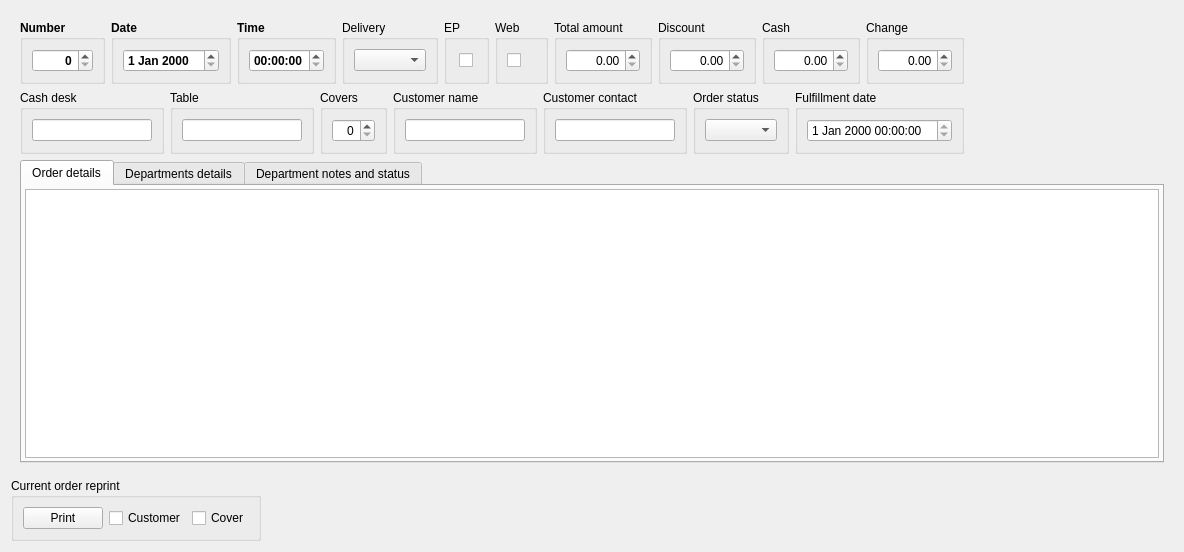
<?xml version="1.0" encoding="UTF-8"?>
<ui version="4.0">
 <class>OrderWidget</class>
 <widget class="QWidget" name="OrderWidget">
  <property name="geometry">
   <rect>
    <x>0</x>
    <y>0</y>
    <width>1184</width>
    <height>552</height>
   </rect>
  </property>
  <property name="windowTitle">
   <string>Order widget</string>
  </property>
  <layout class="QVBoxLayout" name="verticalLayout_19">
   <item>
    <widget class="QStackedWidget" name="stackedWidget">
     <property name="enabled">
      <bool>true</bool>
     </property>
     <property name="currentIndex">
      <number>0</number>
     </property>
     <widget class="QWidget" name="page1">
      <layout class="QVBoxLayout" name="verticalLayout_24">
       <item>
        <layout class="QHBoxLayout" name="horizontalLayout_5">
         <item>
          <layout class="QVBoxLayout" name="verticalLayout_17">
           <item>
            <layout class="QHBoxLayout" name="horizontalLayout">
             <item>
              <widget class="QGroupBox" name="groupBox">
               <property name="font">
                <font>
                 <bold>true</bold>
                </font>
               </property>
               <property name="title">
                <string>Number</string>
               </property>
               <layout class="QVBoxLayout" name="verticalLayout_5">
                <item>
                 <widget class="QSpinBox" name="spinBoxNumber">
                  <property name="alignment">
                   <set>Qt::AlignmentFlag::AlignRight|Qt::AlignmentFlag::AlignTrailing|Qt::AlignmentFlag::AlignVCenter</set>
                  </property>
                  <property name="minimum">
                   <number>0</number>
                  </property>
                  <property name="maximum">
                   <number>99999</number>
                  </property>
                  <property name="value">
                   <number>0</number>
                  </property>
                 </widget>
                </item>
               </layout>
              </widget>
             </item>
             <item>
              <widget class="QGroupBox" name="groupBox_2">
               <property name="font">
                <font>
                 <bold>true</bold>
                </font>
               </property>
               <property name="title">
                <string>Date</string>
               </property>
               <layout class="QVBoxLayout" name="verticalLayout_6">
                <item>
                 <widget class="QDateEdit" name="dateEditDate"/>
                </item>
               </layout>
              </widget>
             </item>
             <item>
              <widget class="QGroupBox" name="groupBox_3">
               <property name="font">
                <font>
                 <bold>true</bold>
                </font>
               </property>
               <property name="title">
                <string>Time</string>
               </property>
               <layout class="QVBoxLayout" name="verticalLayout_8">
                <item>
                 <widget class="QTimeEdit" name="timeEditTime"/>
                </item>
               </layout>
              </widget>
             </item>
             <item>
              <widget class="QGroupBox" name="groupBox_4">
               <property name="title">
                <string>Delivery</string>
               </property>
               <layout class="QVBoxLayout" name="verticalLayout_9">
                <item>
                 <widget class="RelationalComboBox" name="comboBoxDelivery"/>
                </item>
               </layout>
              </widget>
             </item>
             <item>
              <widget class="QGroupBox" name="groupBox_15">
               <property name="title">
                <string>EP</string>
               </property>
               <layout class="QVBoxLayout" name="verticalLayout_22">
                <item alignment="Qt::AlignmentFlag::AlignHCenter">
                 <widget class="QCheckBox" name="checkBoxElectronicPayment">
                  <property name="focusPolicy">
                   <enum>Qt::FocusPolicy::StrongFocus</enum>
                  </property>
                  <property name="text">
                   <string/>
                  </property>
                 </widget>
                </item>
               </layout>
              </widget>
             </item>
             <item>
              <widget class="QGroupBox" name="groupBox_16">
               <property name="title">
                <string>Web</string>
               </property>
               <layout class="QVBoxLayout" name="verticalLayout_23">
                <item>
                 <widget class="QCheckBox" name="checkBoxWebOrder">
                  <property name="focusPolicy">
                   <enum>Qt::FocusPolicy::StrongFocus</enum>
                  </property>
                  <property name="text">
                   <string/>
                  </property>
                 </widget>
                </item>
               </layout>
              </widget>
             </item>
             <item>
              <widget class="QGroupBox" name="groupBox_7">
               <property name="title">
                <string>Total amount</string>
               </property>
               <layout class="QVBoxLayout" name="verticalLayout_12">
                <item>
                 <widget class="SpinBoxDecimal" name="doubleSpinBoxTotalAmount">
                  <property name="alignment">
                   <set>Qt::AlignmentFlag::AlignRight|Qt::AlignmentFlag::AlignTrailing|Qt::AlignmentFlag::AlignVCenter</set>
                  </property>
                  <property name="showGroupSeparator" stdset="0">
                   <bool>true</bool>
                  </property>
                  <property name="maximum">
                   <double>9999.989999999999782</double>
                  </property>
                 </widget>
                </item>
               </layout>
              </widget>
             </item>
             <item>
              <widget class="QGroupBox" name="groupBox_8">
               <property name="title">
                <string>Discount</string>
               </property>
               <layout class="QVBoxLayout" name="verticalLayout_13">
                <item>
                 <widget class="SpinBoxDecimal" name="doubleSpinBoxDiscount">
                  <property name="alignment">
                   <set>Qt::AlignmentFlag::AlignRight|Qt::AlignmentFlag::AlignTrailing|Qt::AlignmentFlag::AlignVCenter</set>
                  </property>
                  <property name="showGroupSeparator" stdset="0">
                   <bool>true</bool>
                  </property>
                  <property name="maximum">
                   <double>9999.989999999999782</double>
                  </property>
                 </widget>
                </item>
               </layout>
              </widget>
             </item>
             <item>
              <widget class="QGroupBox" name="groupBox_9">
               <property name="title">
                <string>Cash</string>
               </property>
               <layout class="QVBoxLayout" name="verticalLayout_14">
                <item>
                 <widget class="SpinBoxDecimal" name="doubleSpinBoxCash">
                  <property name="alignment">
                   <set>Qt::AlignmentFlag::AlignRight|Qt::AlignmentFlag::AlignTrailing|Qt::AlignmentFlag::AlignVCenter</set>
                  </property>
                  <property name="showGroupSeparator" stdset="0">
                   <bool>true</bool>
                  </property>
                  <property name="maximum">
                   <double>9999.989999999999782</double>
                  </property>
                 </widget>
                </item>
               </layout>
              </widget>
             </item>
             <item>
              <widget class="QGroupBox" name="groupBox_10">
               <property name="title">
                <string>Change</string>
               </property>
               <layout class="QVBoxLayout" name="verticalLayout">
                <item>
                 <widget class="SpinBoxDecimal" name="doubleSpinBoxChange">
                  <property name="alignment">
                   <set>Qt::AlignmentFlag::AlignRight|Qt::AlignmentFlag::AlignTrailing|Qt::AlignmentFlag::AlignVCenter</set>
                  </property>
                  <property name="showGroupSeparator" stdset="0">
                   <bool>true</bool>
                  </property>
                  <property name="maximum">
                   <double>9999.989999999999782</double>
                  </property>
                 </widget>
                </item>
               </layout>
              </widget>
             </item>
            </layout>
           </item>
           <item>
            <layout class="QHBoxLayout" name="horizontalLayout_4">
             <item>
              <widget class="QGroupBox" name="groupBox_14">
               <property name="title">
                <string>Cash desk</string>
               </property>
               <layout class="QVBoxLayout" name="verticalLayout_15">
                <item>
                 <widget class="QLineEdit" name="lineEditCashDesk"/>
                </item>
               </layout>
              </widget>
             </item>
             <item>
              <widget class="QGroupBox" name="groupBox_5">
               <property name="title">
                <string>Table</string>
               </property>
               <layout class="QVBoxLayout" name="verticalLayout_10">
                <item>
                 <widget class="QLineEdit" name="lineEditTableNumber"/>
                </item>
               </layout>
              </widget>
             </item>
             <item>
              <widget class="QGroupBox" name="groupBox_6">
               <property name="title">
                <string>Covers</string>
               </property>
               <layout class="QVBoxLayout" name="verticalLayout_11">
                <item>
                 <widget class="QSpinBox" name="spinBoxCovers">
                  <property name="alignment">
                   <set>Qt::AlignmentFlag::AlignRight|Qt::AlignmentFlag::AlignTrailing|Qt::AlignmentFlag::AlignVCenter</set>
                  </property>
                 </widget>
                </item>
               </layout>
              </widget>
             </item>
             <item>
              <widget class="QGroupBox" name="groupBox_11">
               <property name="title">
                <string>Customer name</string>
               </property>
               <layout class="QVBoxLayout" name="verticalLayout_16">
                <item>
                 <widget class="QLineEdit" name="lineEditCustomerName"/>
                </item>
               </layout>
              </widget>
             </item>
             <item>
              <widget class="QGroupBox" name="groupBox_17">
               <property name="title">
                <string>Customer contact</string>
               </property>
               <layout class="QVBoxLayout" name="verticalLayout_21">
                <item>
                 <widget class="QLineEdit" name="lineEditCustomerContact"/>
                </item>
               </layout>
              </widget>
             </item>
             <item>
              <widget class="QGroupBox" name="groupBox_12">
               <property name="title">
                <string>Order status</string>
               </property>
               <layout class="QVBoxLayout" name="verticalLayout_18">
                <item>
                 <widget class="RelationalComboBox" name="comboBoxStatus"/>
                </item>
               </layout>
              </widget>
             </item>
             <item>
              <widget class="QGroupBox" name="groupBox_13">
               <property name="title">
                <string>Fulfillment date</string>
               </property>
               <layout class="QVBoxLayout" name="verticalLayout_20">
                <item>
                 <widget class="DateTimeEdit" name="dateTimeEditFullfillment">
                  <property name="readOnly">
                   <bool>true</bool>
                  </property>
                 </widget>
                </item>
               </layout>
              </widget>
             </item>
            </layout>
           </item>
          </layout>
         </item>
         <item>
          <spacer name="horizontalSpacer_2">
           <property name="orientation">
            <enum>Qt::Orientation::Horizontal</enum>
           </property>
           <property name="sizeHint" stdset="0">
            <size>
             <width>40</width>
             <height>20</height>
            </size>
           </property>
          </spacer>
         </item>
        </layout>
       </item>
       <item>
        <widget class="QTabWidget" name="tabWidget">
         <property name="currentIndex">
          <number>0</number>
         </property>
         <widget class="QWidget" name="tab">
          <attribute name="title">
           <string>Order details</string>
          </attribute>
          <layout class="QVBoxLayout" name="verticalLayout_2">
           <property name="spacing">
            <number>2</number>
           </property>
           <property name="leftMargin">
            <number>3</number>
           </property>
           <property name="topMargin">
            <number>3</number>
           </property>
           <property name="rightMargin">
            <number>3</number>
           </property>
           <property name="bottomMargin">
            <number>3</number>
           </property>
           <item>
            <widget class="EnhancedTableView" name="tableViewDetails"/>
           </item>
          </layout>
         </widget>
         <widget class="QWidget" name="tab_2">
          <attribute name="title">
           <string>Departments details</string>
          </attribute>
          <layout class="QVBoxLayout" name="verticalLayout_3">
           <property name="spacing">
            <number>2</number>
           </property>
           <property name="leftMargin">
            <number>3</number>
           </property>
           <property name="topMargin">
            <number>3</number>
           </property>
           <property name="rightMargin">
            <number>3</number>
           </property>
           <property name="bottomMargin">
            <number>3</number>
           </property>
           <item>
            <widget class="QTreeView" name="treeViewDepartmentDetails">
             <property name="dragEnabled">
              <bool>true</bool>
             </property>
             <property name="sortingEnabled">
              <bool>true</bool>
             </property>
             <property name="animated">
              <bool>true</bool>
             </property>
             <attribute name="headerStretchLastSection">
              <bool>false</bool>
             </attribute>
            </widget>
           </item>
          </layout>
         </widget>
         <widget class="QWidget" name="tab_3">
          <attribute name="title">
           <string>Department notes and status</string>
          </attribute>
          <layout class="QVBoxLayout" name="verticalLayout_4">
           <property name="spacing">
            <number>2</number>
           </property>
           <property name="leftMargin">
            <number>3</number>
           </property>
           <property name="topMargin">
            <number>3</number>
           </property>
           <property name="rightMargin">
            <number>3</number>
           </property>
           <property name="bottomMargin">
            <number>3</number>
           </property>
           <item>
            <widget class="EnhancedTableView" name="tableViewDepartmentHeader"/>
           </item>
          </layout>
         </widget>
        </widget>
       </item>
      </layout>
     </widget>
     <widget class="QWidget" name="page2">
      <layout class="QVBoxLayout" name="verticalLayout_7">
       <item>
        <widget class="EnhancedTableView" name="tableView"/>
       </item>
      </layout>
     </widget>
    </widget>
   </item>
   <item>
    <layout class="QHBoxLayout" name="horizontalLayout_2">
     <item>
      <widget class="QGroupBox" name="groupBoxReprint">
       <property name="title">
        <string>Current order reprint</string>
       </property>
       <layout class="QHBoxLayout" name="horizontalLayout_3">
        <item>
         <widget class="QPushButton" name="pushButtonPrint">
          <property name="text">
           <string>Print</string>
          </property>
         </widget>
        </item>
        <item>
         <widget class="QCheckBox" name="checkBoxPrintCustomerCopy">
          <property name="text">
           <string>Customer</string>
          </property>
         </widget>
        </item>
        <item>
         <widget class="QCheckBox" name="checkBoxPrintCoverCopy">
          <property name="text">
           <string>Cover</string>
          </property>
         </widget>
        </item>
       </layout>
      </widget>
     </item>
     <item>
      <spacer name="horizontalSpacer">
       <property name="orientation">
        <enum>Qt::Orientation::Horizontal</enum>
       </property>
       <property name="sizeHint" stdset="0">
        <size>
         <width>40</width>
         <height>20</height>
        </size>
       </property>
      </spacer>
     </item>
    </layout>
   </item>
  </layout>
 </widget>
 <customwidgets>
  <customwidget>
   <class>RelationalComboBox</class>
   <extends>QComboBox</extends>
   <header>App.Widget.Control</header>
  </customwidget>
  <customwidget>
   <class>EnhancedTableView</class>
   <extends>QTableView</extends>
   <header>App.Widget.View</header>
  </customwidget>
  <customwidget>
   <class>DateTimeEdit</class>
   <extends>QDateTimeEdit</extends>
   <header>App.Widget.Control</header>
  </customwidget>
  <customwidget>
   <class>SpinBoxDecimal</class>
   <extends>QDoubleSpinBox</extends>
   <header>App.Widget.Control</header>
  </customwidget>
 </customwidgets>
 <tabstops>
  <tabstop>tableView</tabstop>
 </tabstops>
 <resources/>
 <connections/>
</ui>
